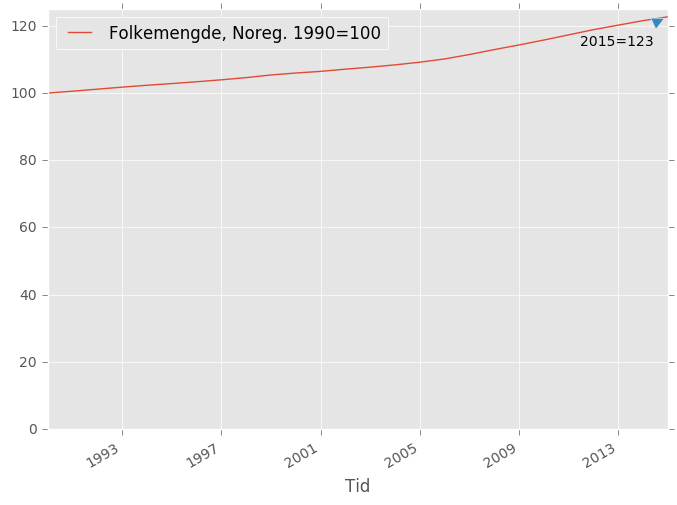

Recreate this plot in Python.
#!/usr/bin/env python
# -*- coding: utf-8 -*-
from pyjstat import pyjstat
import requests
from collections import OrderedDict
import pandas as pd
import pylab
import sys
import matplotlib.pyplot
import matplotlib.dates as mdates
import matplotlib
import datetime
matplotlib.style.use('ggplot')

def folkemengde():
    url = 'http://data.ssb.no/api/v0/no/table/06913'
    payload = {"query": [{"code": "Region", "selection": {"filter": "item", "values": ["0"]}}, {"code": "ContentsCode", "selection": {"filter": "item", "values": ["Folkemengde"]}}, {"code": "Tid", "selection": {"filter": "all", "values": ["*"]}}], "response": {"format": "json-stat"}}
    data = requests.post(url, json = payload)
    result = pyjstat.from_json_stat(data.json(object_pairs_hook=OrderedDict))
    frame = result[0]
    frame[u'år'] = pd.to_numeric(frame[u'år']) - 1
    frame[u'folkemengde'] = pd.to_numeric(frame[u'value'])
    return frame

if __name__=="__main__":
    folk = folkemengde()
    folk = folk[folk[u'år'] >= 1990]
    folk[u'Tid'] = pd.to_datetime(folk[u'år'], format='%Y')
    folk.index = folk[u'Tid']
    desc = 'Folkemengde, Noreg. 1990=100'
    folk[desc] = (100.0 * folk.folkemengde) / folk.folkemengde.values[0]
    ss = folk.loc[:, [desc]]
    ss.index = ss.index.astype(datetime.datetime)
    plot = ss.plot()
    (xmin, xmax, _, ymax) = plot.axis()
    plot.axis((xmin, xmax, 0.0, ymax))
    fig = matplotlib.pyplot.gcf()
    ax = fig.axes[0]
    txt = "%4d=%.f" % (ss.index[-1].year, ss[desc].values[-1])
    ax.annotate(txt, (mdates.date2num(ss.index.values[-1]), ss[desc].values[-1]),
                xytext=(-10, -20),
                textcoords='offset points',
                ha='right',
                va='baseline',
                arrowprops={"arrowstyle" : '-|>', "mutation_scale":500**.5})
    pylab.savefig('folkemengde.png', bbox_inches='tight')
